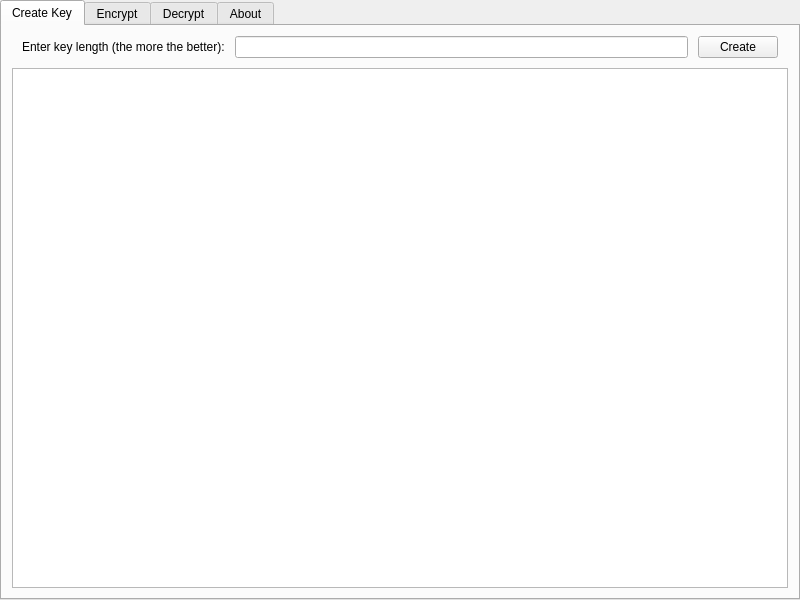
<?xml version="1.0" encoding="UTF-8"?>
<ui version="4.0">
 <class>PambafTool</class>
 <widget class="QMainWindow" name="PambafTool">
  <property name="geometry">
   <rect>
    <x>0</x>
    <y>0</y>
    <width>800</width>
    <height>600</height>
   </rect>
  </property>
  <property name="windowTitle">
   <string>PambafTool</string>
  </property>
  <property name="windowIcon">
   <iconset>
    <normaloff>../../../Pambaf/Archiv/1.0.0/Pambaf_Logo_FinalV2.png</normaloff>../../../Pambaf/Archiv/1.0.0/Pambaf_Logo_FinalV2.png</iconset>
  </property>
  <widget class="QWidget" name="centralWidget">
   <layout class="QVBoxLayout" name="verticalLayout">
    <property name="spacing">
     <number>0</number>
    </property>
    <property name="leftMargin">
     <number>0</number>
    </property>
    <property name="topMargin">
     <number>0</number>
    </property>
    <property name="rightMargin">
     <number>0</number>
    </property>
    <property name="bottomMargin">
     <number>0</number>
    </property>
    <item>
     <widget class="QTabWidget" name="tabWidget">
      <property name="sizePolicy">
       <sizepolicy hsizetype="Expanding" vsizetype="Expanding">
        <horstretch>0</horstretch>
        <verstretch>0</verstretch>
       </sizepolicy>
      </property>
      <property name="sizeIncrement">
       <size>
        <width>0</width>
        <height>0</height>
       </size>
      </property>
      <property name="currentIndex">
       <number>0</number>
      </property>
      <widget class="QWidget" name="tabCreateKey">
       <property name="enabled">
        <bool>true</bool>
       </property>
       <property name="sizePolicy">
        <sizepolicy hsizetype="Expanding" vsizetype="Expanding">
         <horstretch>0</horstretch>
         <verstretch>0</verstretch>
        </sizepolicy>
       </property>
       <attribute name="title">
        <string>Create Key</string>
       </attribute>
       <layout class="QVBoxLayout" name="verticalLayout_2">
        <property name="spacing">
         <number>10</number>
        </property>
        <property name="leftMargin">
         <number>10</number>
        </property>
        <property name="topMargin">
         <number>10</number>
        </property>
        <property name="rightMargin">
         <number>10</number>
        </property>
        <property name="bottomMargin">
         <number>10</number>
        </property>
        <item>
         <layout class="QHBoxLayout" name="horizontalLayout_createKey">
          <property name="spacing">
           <number>10</number>
          </property>
          <property name="leftMargin">
           <number>10</number>
          </property>
          <property name="topMargin">
           <number>0</number>
          </property>
          <property name="rightMargin">
           <number>10</number>
          </property>
          <property name="bottomMargin">
           <number>0</number>
          </property>
          <item>
           <widget class="QLabel" name="label_createKey_enterKeyLength">
            <property name="sizePolicy">
             <sizepolicy hsizetype="Preferred" vsizetype="Preferred">
              <horstretch>0</horstretch>
              <verstretch>0</verstretch>
             </sizepolicy>
            </property>
            <property name="text">
             <string>Enter key length (the more the better):</string>
            </property>
            <property name="alignment">
             <set>Qt::AlignLeading|Qt::AlignLeft|Qt::AlignVCenter</set>
            </property>
            <property name="indent">
             <number>-1</number>
            </property>
           </widget>
          </item>
          <item>
           <widget class="QLineEdit" name="text_createKey_keyLength">
            <property name="sizePolicy">
             <sizepolicy hsizetype="Expanding" vsizetype="Fixed">
              <horstretch>0</horstretch>
              <verstretch>0</verstretch>
             </sizepolicy>
            </property>
            <property name="sizeIncrement">
             <size>
              <width>0</width>
              <height>0</height>
             </size>
            </property>
           </widget>
          </item>
          <item>
           <widget class="QPushButton" name="button_createKey_create">
            <property name="sizePolicy">
             <sizepolicy hsizetype="Fixed" vsizetype="Fixed">
              <horstretch>0</horstretch>
              <verstretch>0</verstretch>
             </sizepolicy>
            </property>
            <property name="font">
             <font>
              <kerning>true</kerning>
             </font>
            </property>
            <property name="layoutDirection">
             <enum>Qt::LeftToRight</enum>
            </property>
            <property name="text">
             <string>Create</string>
            </property>
            <property name="flat">
             <bool>false</bool>
            </property>
           </widget>
          </item>
         </layout>
        </item>
        <item>
         <widget class="QTextEdit" name="label_createKey_key">
          <property name="enabled">
           <bool>true</bool>
          </property>
          <property name="readOnly">
           <bool>true</bool>
          </property>
          <property name="overwriteMode">
           <bool>false</bool>
          </property>
         </widget>
        </item>
       </layout>
      </widget>
      <widget class="QWidget" name="tabEncrypt">
       <attribute name="title">
        <string>Encrypt</string>
       </attribute>
       <layout class="QVBoxLayout" name="verticalLayout_3">
        <property name="spacing">
         <number>10</number>
        </property>
        <property name="leftMargin">
         <number>10</number>
        </property>
        <property name="topMargin">
         <number>10</number>
        </property>
        <property name="rightMargin">
         <number>10</number>
        </property>
        <property name="bottomMargin">
         <number>10</number>
        </property>
        <item>
         <layout class="QHBoxLayout" name="horizontalLayout_encrypt_1">
          <property name="spacing">
           <number>10</number>
          </property>
          <property name="leftMargin">
           <number>10</number>
          </property>
          <property name="topMargin">
           <number>0</number>
          </property>
          <property name="rightMargin">
           <number>10</number>
          </property>
          <item>
           <widget class="QLabel" name="label_encrypt_enterKey">
            <property name="text">
             <string>Enter key:</string>
            </property>
            <property name="alignment">
             <set>Qt::AlignLeading|Qt::AlignLeft|Qt::AlignVCenter</set>
            </property>
            <property name="indent">
             <number>-1</number>
            </property>
           </widget>
          </item>
          <item>
           <widget class="QLineEdit" name="text_encrypt_key"/>
          </item>
          <item>
           <widget class="QPushButton" name="button_encrypt_encrypt">
            <property name="sizePolicy">
             <sizepolicy hsizetype="Fixed" vsizetype="Fixed">
              <horstretch>0</horstretch>
              <verstretch>0</verstretch>
             </sizepolicy>
            </property>
            <property name="text">
             <string>Encrypt</string>
            </property>
           </widget>
          </item>
         </layout>
        </item>
        <item>
         <layout class="QHBoxLayout" name="horizontalLayout_encrypt_2">
          <property name="spacing">
           <number>10</number>
          </property>
          <item>
           <widget class="QTextEdit" name="text_encrypt_message">
            <property name="sizePolicy">
             <sizepolicy hsizetype="Preferred" vsizetype="Expanding">
              <horstretch>0</horstretch>
              <verstretch>0</verstretch>
             </sizepolicy>
            </property>
           </widget>
          </item>
          <item>
           <widget class="QTextEdit" name="label_encrypt_encryptedMessage">
            <property name="sizePolicy">
             <sizepolicy hsizetype="Preferred" vsizetype="Expanding">
              <horstretch>0</horstretch>
              <verstretch>0</verstretch>
             </sizepolicy>
            </property>
            <property name="readOnly">
             <bool>true</bool>
            </property>
            <property name="overwriteMode">
             <bool>false</bool>
            </property>
           </widget>
          </item>
         </layout>
        </item>
       </layout>
      </widget>
      <widget class="QWidget" name="tabDecrypt">
       <attribute name="title">
        <string>Decrypt</string>
       </attribute>
       <layout class="QVBoxLayout" name="verticalLayout_4">
        <property name="spacing">
         <number>10</number>
        </property>
        <property name="leftMargin">
         <number>10</number>
        </property>
        <property name="topMargin">
         <number>10</number>
        </property>
        <property name="rightMargin">
         <number>10</number>
        </property>
        <property name="bottomMargin">
         <number>10</number>
        </property>
        <item>
         <layout class="QHBoxLayout" name="horizontalLayout_decrypt_1">
          <property name="spacing">
           <number>10</number>
          </property>
          <property name="leftMargin">
           <number>10</number>
          </property>
          <property name="rightMargin">
           <number>10</number>
          </property>
          <item>
           <widget class="QLabel" name="label_decrypt_enterKey">
            <property name="text">
             <string>Enter key:</string>
            </property>
            <property name="alignment">
             <set>Qt::AlignLeading|Qt::AlignLeft|Qt::AlignVCenter</set>
            </property>
            <property name="indent">
             <number>-1</number>
            </property>
           </widget>
          </item>
          <item>
           <widget class="QLineEdit" name="text_decrypt_key"/>
          </item>
          <item>
           <widget class="QPushButton" name="button_decrypt_decrypt">
            <property name="sizePolicy">
             <sizepolicy hsizetype="Fixed" vsizetype="Fixed">
              <horstretch>0</horstretch>
              <verstretch>0</verstretch>
             </sizepolicy>
            </property>
            <property name="text">
             <string>Decrypt</string>
            </property>
           </widget>
          </item>
         </layout>
        </item>
        <item>
         <layout class="QHBoxLayout" name="horizontalLayout_decrypt_2">
          <property name="spacing">
           <number>10</number>
          </property>
          <item>
           <widget class="QTextEdit" name="text_decrypt_encryptedMessage">
            <property name="sizePolicy">
             <sizepolicy hsizetype="Preferred" vsizetype="Expanding">
              <horstretch>0</horstretch>
              <verstretch>0</verstretch>
             </sizepolicy>
            </property>
           </widget>
          </item>
          <item>
           <widget class="QTextEdit" name="label_decrypt_message">
            <property name="sizePolicy">
             <sizepolicy hsizetype="Preferred" vsizetype="Expanding">
              <horstretch>0</horstretch>
              <verstretch>0</verstretch>
             </sizepolicy>
            </property>
            <property name="readOnly">
             <bool>true</bool>
            </property>
           </widget>
          </item>
         </layout>
        </item>
       </layout>
      </widget>
      <widget class="QWidget" name="tabAbout">
       <attribute name="title">
        <string>About</string>
       </attribute>
       <layout class="QVBoxLayout" name="verticalLayout_5">
        <property name="spacing">
         <number>10</number>
        </property>
        <property name="leftMargin">
         <number>10</number>
        </property>
        <property name="topMargin">
         <number>10</number>
        </property>
        <property name="rightMargin">
         <number>10</number>
        </property>
        <property name="bottomMargin">
         <number>10</number>
        </property>
        <item>
         <widget class="QLabel" name="label_about_about">
          <property name="text">
           <string>PambafTool - The official tool of the Pambaf encryption
Version: %1
Copyright (c) 2014 mh
This content is released under the MIT License. (See 'LICENSE' for further information.)</string>
          </property>
          <property name="alignment">
           <set>Qt::AlignCenter</set>
          </property>
         </widget>
        </item>
       </layout>
      </widget>
     </widget>
    </item>
   </layout>
  </widget>
 </widget>
 <layoutdefault spacing="6" margin="11"/>
 <resources/>
 <connections/>
</ui>
